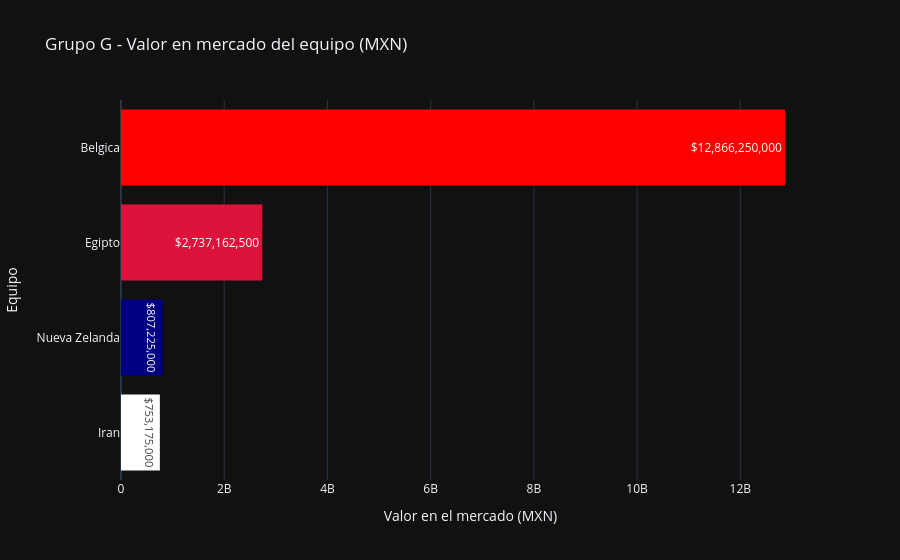

Source (notebook cell):
### Code cell
plot_squad_values(df_group_g, title="Grupo G - Valor en mercado del equipo (MXN)", colors=[ "white", "navy", "crimson","red"])

### Figure 1 — Plotly figure (JSON) as saved in the notebook; plotly's stock layout.template omitted (floating-point values rounded to 4 significant figures)
{"data": [{"marker": {"color": ["white", "navy", "crimson", "red"], "line": {"width": 0}}, "orientation": "h", "text": ["$753,175,000", "$807,225,000", "$2,737,162,500", "$12,866,250,000"], "textposition": "inside", "type": "bar", "x": [753200000.0, 807200000.0, 2737000000.0, 12870000000.0], "y": ["Iran", "Nueva Zelanda", "Egipto", "Belgica"]}], "layout": {"showlegend": false, "title": {"text": "Grupo G - Valor en mercado del equipo (MXN)"}, "xaxis": {"title": {"text": "Valor en el mercado (MXN)"}}, "yaxis": {"title": {"text": "Equipo"}}}}
